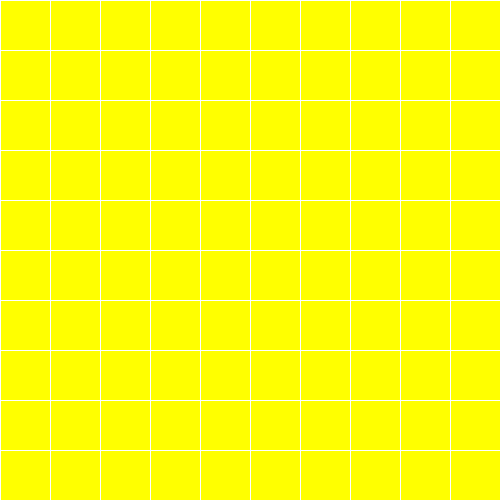
Frame 1 (no input)
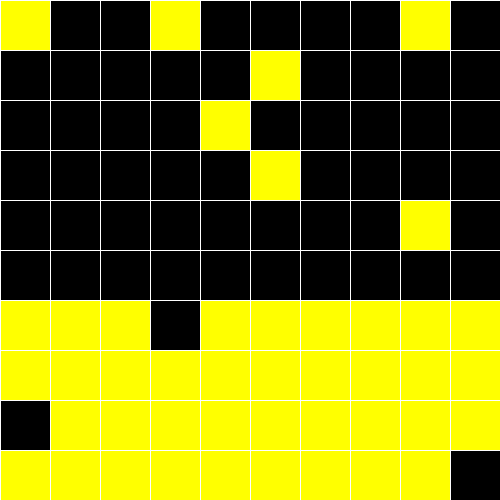
Frame 60 (the mouse pressed at the canvas centre just before this capture)
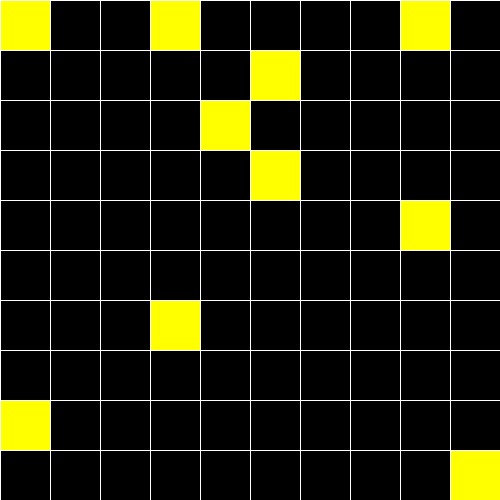
Frame 120 (the mouse held since frame 60 and released just before this capture)

The Processing sketch that drew these frames (run headless with seeded random() and noise(); from frame 60 on, the mouse is pressed at the canvas centre):

// Processing sketch: Rooms_codeProj_
// ── Rooms_codeProj_.pde

Room[] rooms = new Room[100];
void setup()
{
  size (500, 500); //size of canvas
  BuildRooms();
}
int person = 1;
void draw() {
  for ( int i =0; i < rooms.length; i++)
  {
    Room r = rooms[i];
    if ( (i + 1) % person == 0)
    {
      r.LightSwitch();
    }
  }

  for (int x = 0; x < 100; x++)
  {
    Room r = rooms[x];
    r.Render(); //runs Render in Room class
  }
  person++;
}


void BuildRooms()
{
  for (int y = 0; y < 10; y++)
  {
    for (int x = 0; x < 10; x++) //x increases loops 10 times adding a rect on each loop and multiplying its X pos by the number of loops
    {
      int xPos = x * 50;
      int yPos = y * 50;
      rooms[x + (y*10)] = new Room(xPos, yPos, 50);
    }
  }
}

// ── Room.pde
class Room
{
  PVector pos;
  int size;

  boolean light = false;
  Room(int x, int y, int size)
  {
    pos = new PVector (x, y);
    this.size = size;
  }

  void LightSwitch()
  {
    light = !light;
  }

  void Render()
  {
    if (light)
    {
      fill (255, 255, 0);
    }else
    {
      fill (0);
    }
    {
      stroke(255);
      rect(pos.x, pos.y, size, size);
    }
  }
}
